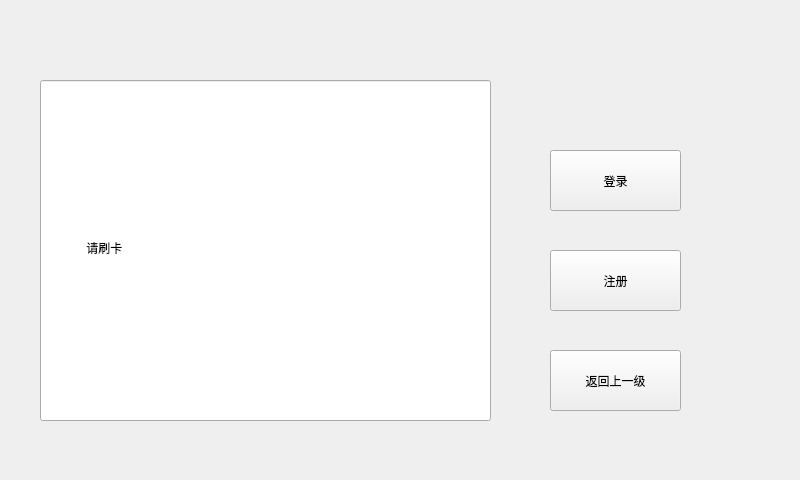
<?xml version="1.0" encoding="UTF-8"?>
<ui version="4.0">
 <class>user</class>
 <widget class="QWidget" name="user">
  <property name="geometry">
   <rect>
    <x>0</x>
    <y>0</y>
    <width>800</width>
    <height>480</height>
   </rect>
  </property>
  <property name="windowTitle">
   <string>Form</string>
  </property>
  <widget class="QLineEdit" name="lineEdit">
   <property name="geometry">
    <rect>
     <x>40</x>
     <y>80</y>
     <width>451</width>
     <height>341</height>
    </rect>
   </property>
   <property name="styleSheet">
    <string notr="true">font: 26pt &quot;Adobe Arabic&quot;;</string>
   </property>
   <property name="text">
    <string>             请刷卡</string>
   </property>
  </widget>
  <widget class="QPushButton" name="pushButton_2">
   <property name="geometry">
    <rect>
     <x>550</x>
     <y>350</y>
     <width>131</width>
     <height>61</height>
    </rect>
   </property>
   <property name="text">
    <string>返回上一级</string>
   </property>
  </widget>
  <widget class="QPushButton" name="pushButton">
   <property name="geometry">
    <rect>
     <x>550</x>
     <y>150</y>
     <width>131</width>
     <height>61</height>
    </rect>
   </property>
   <property name="text">
    <string>登录</string>
   </property>
  </widget>
  <widget class="QPushButton" name="btn_register">
   <property name="geometry">
    <rect>
     <x>550</x>
     <y>250</y>
     <width>131</width>
     <height>61</height>
    </rect>
   </property>
   <property name="text">
    <string>注册</string>
   </property>
  </widget>
  <widget class="QWidget" name="widget" native="true">
   <property name="geometry">
    <rect>
     <x>251</x>
     <y>247</y>
     <width>115</width>
     <height>50</height>
    </rect>
   </property>
  </widget>
 </widget>
 <resources/>
 <connections/>
</ui>
